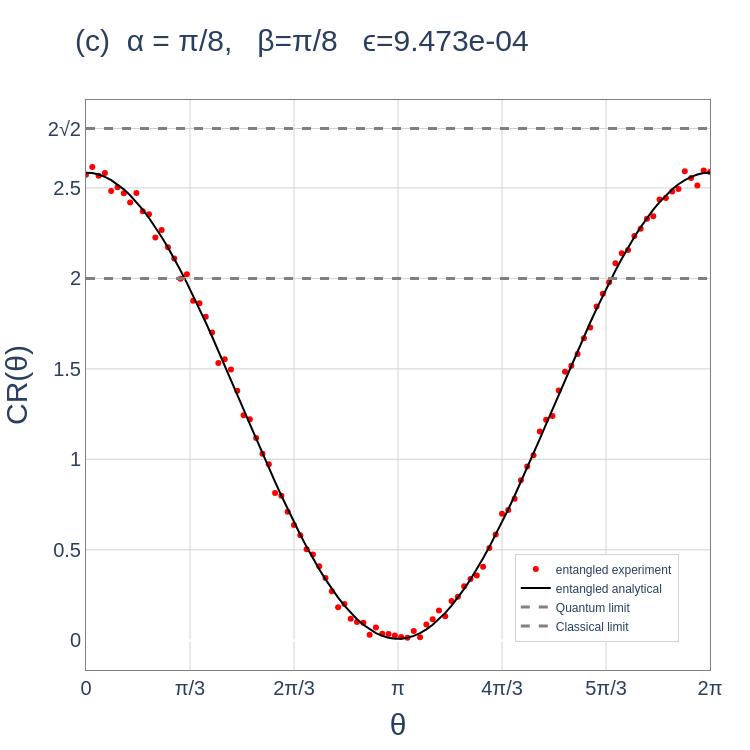

Here is the notebook cell this chart was saved with:
### Code cell
ϵ_val = ϵ(y_pred=analytical_CHSH(theta_FSS=θ,Pt=0.9107),y_true=chsh_mixed)

fig = go.Figure()

##############         Experimental         ##############
fig.add_trace(go.Scatter(
    x=θ, 
    y=np.abs(chsh_mixed), 
    mode='markers', 
    name='entangled experiment',
    line=dict(color='red', width=2)
))
##############         Analytical         ##############
fig.add_trace(go.Scatter(
    x=θ, 
    y=analytical_CHSH(theta_FSS=θ,Pt=0.9107), 
    mode='lines', 
    name='entangled analytical',
    line=dict(color='black', width=2)
))
##############         LIMITS         ##############

fig.add_trace(go.Scatter(
    x=θ, 
    y=2*np.sqrt(2)*np.ones(len(θ)), 
    mode='lines', 
    name='Quantum limit',
    line=dict(color='gray', width=3,dash='dash')
))
fig.add_trace(go.Scatter(
    x=θ, 
    y=2*np.ones(len(θ)), 
    mode='lines', 
    name='Classical limit',
    line=dict(color='gray', width=3,dash='dash')
))

##############         LAYOUT         ##############

fig.update_layout(
    xaxis=dict(
        title=dict(
            text='θ',
            font=dict(size=axes_label_font_size, family=font_family)
        ), 
        tickfont=dict(size=tick_font_size, family=font_family),                    
        tickmode='array',
        tickvals=[0, np.pi/3, 2*np.pi/3, np.pi, 4*np.pi/3, 5*np.pi/3, 2*np.pi],
        ticktext=['0', 'π/3', '2π/3', 'π', '4π/3', '5π/3', '2π'],
        range=[0, 2 * np.pi],
        showgrid=True, gridcolor='lightgray',zeroline=True,
        showline=True, linewidth=1, linecolor='gray', mirror=True
    ),
    yaxis=dict(
        title=dict(
            text='CR(θ)',  # Update y-axis label as needed
            font=dict(size=axes_label_font_size, family=font_family)
        ),
        tickfont=dict(size=tick_font_size, family=font_family),
        tickmode='array',
        tickvals=[0,0.5,1,1.5,2,2.5,2*np.sqrt(2),3],
        ticktext=['0', '0.5', '1','1.5','2','2.5','2√2',''],
        showgrid=True, gridcolor='lightgray',
        showline=True, linewidth=1, linecolor='gray', mirror=True
    ),
    title=dict(
        text=f"(c)\t\tα = π/8, \t\tβ=π/8, \t\tϵ={ϵ_val:1.3e}",
        font=dict(size=title_fontsize, family=font_family),
        x=0.1, 
        y=0.96
    ),
    autosize=False,
    width=750,
    height=750,
    plot_bgcolor='white',
        paper_bgcolor='white',
        
        # --- NEW LEGEND POSITIONING ---
    legend=dict(
        font=dict(family=font_family, size=12),
        yanchor="bottom",
        y=0.05,             # 5% from the bottom
        xanchor="right",
        x=0.95,             # 95% to the right
        bgcolor="rgba(255, 255, 255, 0.85)", # Semi-transparent white background
        bordercolor="lightgray",             # Optional border to frame it cleanly
        borderwidth=1
    ),
    margin=dict(l=80, r=40, t=100, b=80) # Added margin so large labels are not cut off
)

# Display the figure
fig.show()
